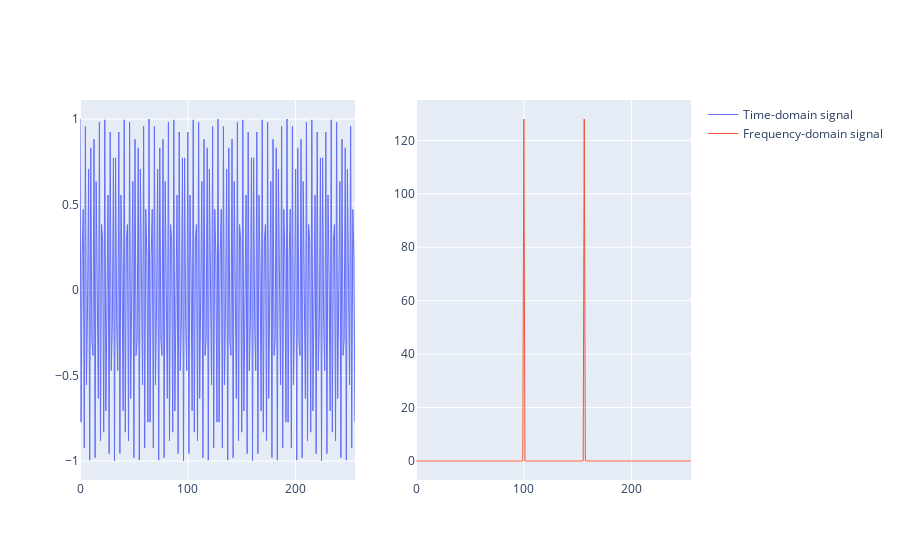

The cell this chart's notebook holds for it:
### Code cell
with open('./FFT_in/real.csv') as csvDataFile:
    csvReader = csv.reader(csvDataFile)
    input_signal_real, =[r for r in csvReader]
    
input_signal = zeros(len(input_signal_real))
                     
for i in range(0, len(input_signal_real)):
    input_signal[i] = float(input_signal_real[i]) 
    
##################
with open('./FFT_in/complex.csv') as csvDataFile:
    csvReader = csv.reader(csvDataFile)
    input_signal_real, input_signal_imag=[r for r in csvReader]
    
input_signal2 = zeros(len(input_signal_real), dtype=complex)

for i in range (0, len(input_signal_real)):
    x = input_signal_real[i]
    y = input_signal_imag[i]
    input_signal2[i] = float(x) + 1j* float(y)

T = 2.0
t2 = arange(0, T*80, T*80/nsamples )

    
import plotly.graph_objects as go
from plotly.subplots import make_subplots

fig = make_subplots(rows=1, cols=2)
t= arange(nsamples)
fig.add_trace(go.Scatter(x=t, y=input_signal,
                    mode='lines',
                    name='Time-domain signal',line=dict(width=1)), row=1, col=1)

fig.add_trace(go.Scatter(x=t, y=sqrt(real(input_signal2)**2 + imag(input_signal2)**2),
                    mode='lines',
                    name='Frequency-domain signal', line=dict(width=1)), row=1, col=2)

### Figure 1 — Plotly figure (JSON) as saved in the notebook; plotly's stock layout.template omitted (floating-point values rounded to 4 significant figures; data arrays with more than 128 entries replaced by an {"elided": "..."} marker saying what was removed)
{"data": [{"line": {"width": 1}, "mode": "lines", "name": "Time-domain signal", "type": "scatter", "x": {"elided": "256 int values"}, "xaxis": "x", "y": {"elided": "256 float values"}, "yaxis": "y"}, {"line": {"width": 1}, "mode": "lines", "name": "Frequency-domain signal", "type": "scatter", "x": {"elided": "256 int values"}, "xaxis": "x2", "y": {"elided": "256 float values"}, "yaxis": "y2"}], "layout": {"xaxis": {"anchor": "y", "domain": [0, 0.45]}, "xaxis2": {"anchor": "y2", "domain": [0.55, 1]}, "yaxis": {"anchor": "x", "domain": [0, 1]}, "yaxis2": {"anchor": "x2", "domain": [0, 1]}}}
